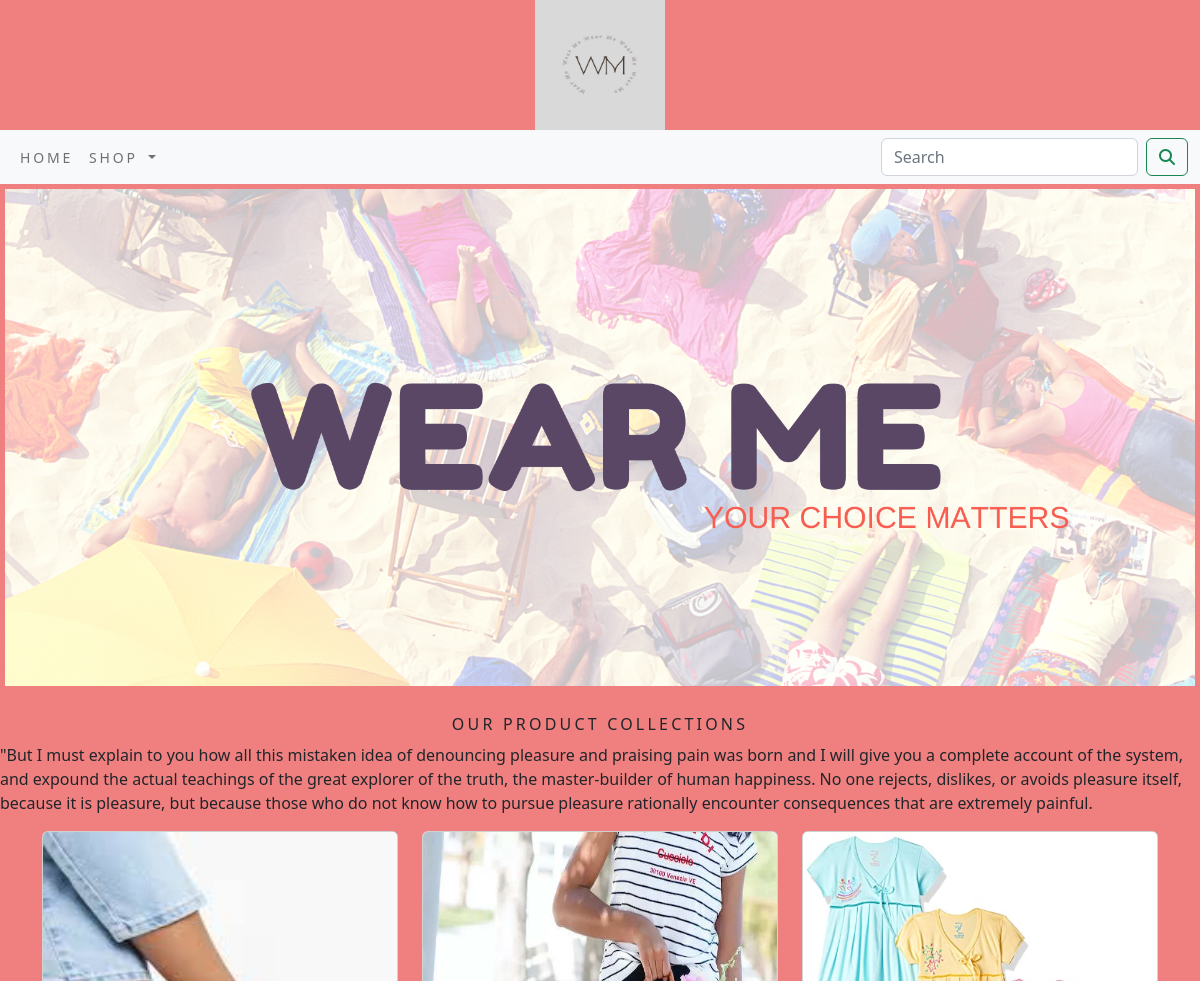
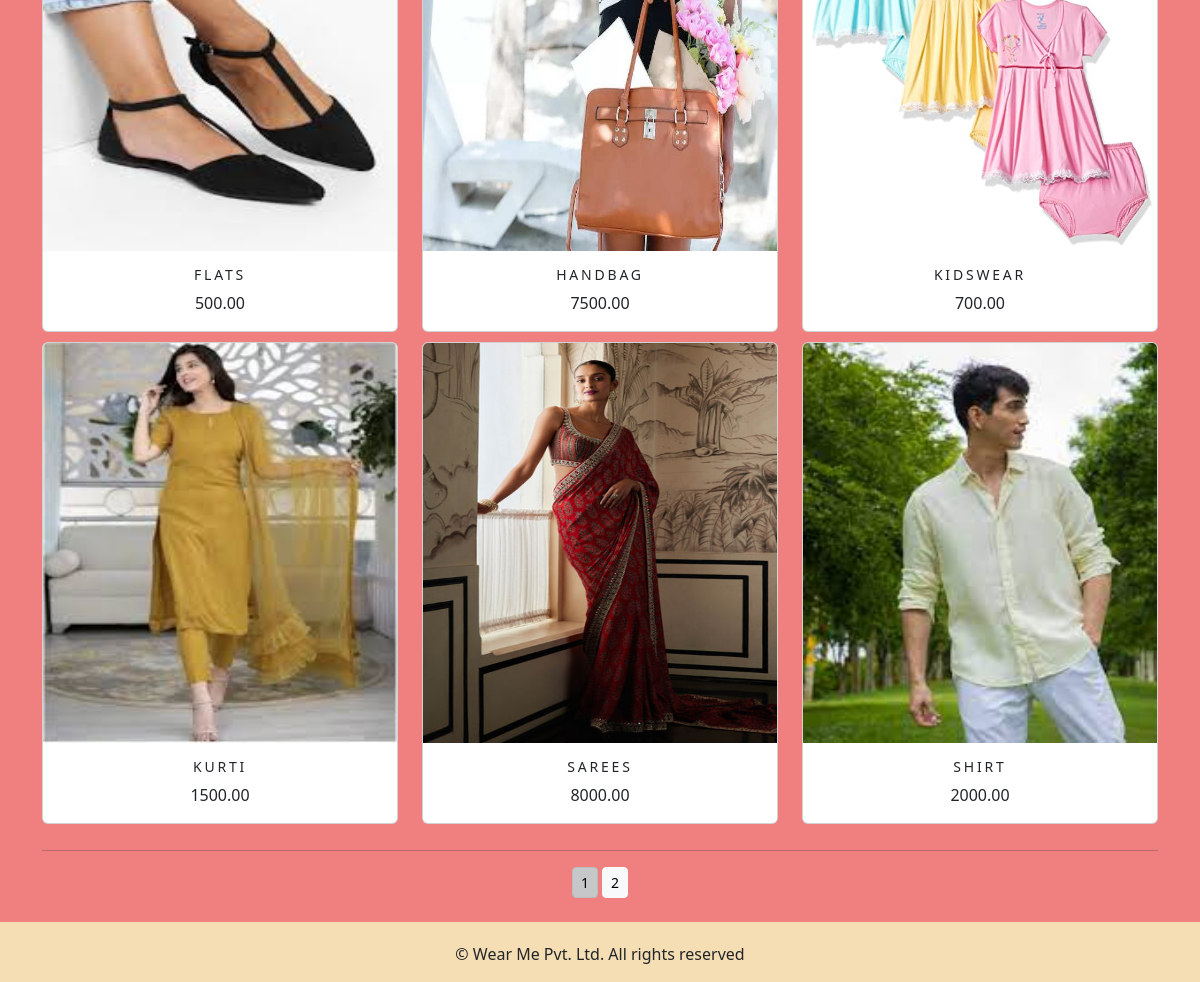
The app's page /shop/ with its own data (2 pictures, top to bottom).
### shop/models.py (models this page shows, shortened)
class Product(models.Model):
    name = models.CharField(max_length=250, unique=True)
    slug = models.SlugField(max_length=250, unique=True)
    description = models.TextField(blank=True)
    price = models.DecimalField(max_digits=10, decimal_places=2)
    category = models.ForeignKey(Category, on_delete=models.CASCADE)
    image = models.ImageField(upload_to='product', blank=True)
    stock = models.IntegerField()
    available = models.BooleanField(default=True)
    created = models.DateField(auto_now_add=True)
    updated = models.DateTimeField(auto_now=True)
    def get_url(self):
        return  reverse('shop:prodCatdetail',args=[self.category.slug,self.slug])
    class Meta:
        ordering = ('name',)
        verbose_name = 'product'
        verbose_name_plural = 'products'

### shop/views.py (the view)
# urls.py: path('',views.allProdCat,name='allProdCat'),
def allProdCat(request,c_slug=None):
    c_page=None
    products_list=None
    if c_slug!=None:
        c_page=get_object_or_404(Category,slug=c_slug)
        products_list=Product.objects.all().filter(category=c_page,available=True)
    else:
        products_list=Product.objects.all().filter(available=True)
    paginator=Paginator(products_list,6)
    try:
        page=int(request.GET.get('page','1'))
    except:
        page=1
    try:
        products=paginator.page(page)
    except (EmptyPage,InvalidPage):
        products=paginator.page(paginator.num_pages)
    return render(request,"category.html",{'category':c_page,'products':products})

### cart/context_processors.py (called while the page is built)
def counter(request):
    item_count=0
    if 'admin' in request.path:
        return {}
    else:
        try:
            cart=Cart.objects.filter(cart_id=_cart_id(request))
            car_items=CartItem.objects.all().filter(cart=cart[:1])
            for cart_item in car_items:
                item_count += cart_item.quantity
        except Cart.DoesNotExist:
            item_count =0
    return  dict(item_count=item_count)

### cart/views.py (called while the page is built)
def _cart_id(request):
    cart = request.session.session_key
    if not cart:
        cart = request.session.create()
    return cart

### shop/context_processors.py (called while the page is built)
def menu_links(request):
    links=Category.objects.all()
    return dict(menu_links=links)

### shop/models.py (called while the page is built)
    def get_url(self):
        return  reverse('shop:products_by_category',args=[self.slug])

### templates/category.html (shortened to what this page needs)
{% extends 'base.html' %}
{% load static %}
{% block content %}
<div class="mx-auto">
    {% if category %}
        <img class="my_image" src="{{category.image.url}}" alt="{{category.name}}">
</div>
    <br>
<div>
        <h1 class="text_center my_title">{{category.name}}</h1>
        <p class="text-justify">{{category.description}}</p>
</div>
    {% else %}
<div>
    <center>
        <img class="my_image my_image_padding" src="{% static 'pic/bannerr.png' %}" alt="Our products" width="1250px">
    </center>
</div>
<br>
<div>
    <h1 class="text-center my_title">Our product collections</h1>
    <p class="text-justify">"But I must explain to you how all this mistaken idea of denouncing pleasure and praising pain was born and I will give you a complete account of the system, and expound the actual teachings of the great explorer of the truth, the master-builder of human happiness. No one rejects, dislikes, or avoids pleasure itself, because it is pleasure, but because those who do not know how to pursue pleasure rationally encounter consequences that are extremely painful. </p>
</div>
    {% endif %}
<div class="container">
    <div class="row mx_auto">
        {% for product in products.object_list %}
        <div class="my_bottom_margin col-9 col-sm-12 col-md-4 col-lg-4">
            <div class="card text-center" style="min-width:18rem;">
                <a href="{{product.get_url}}"><img class="card-img-top my_image" style="height:25rem;" src="{{product.image.url}}" alt="{{product.name}}"></a>
                <div class="card-body" style="height:5rem;">
                    <h4>{{product.name}}</h4>
                    <p>{{product.price}}</p>
                </div>
            </div>
        </div>
        {% endfor %}
    </div>
    <div class="mx-auto">
        {% if products.paginator.num_pages > 1 %}
        <hr>
        <div class="text-center">
            {% for pg in products.paginator.page_range %}
                <a href="?page={{pg}}" class="btn btn-light btn-sm {% if products.number == pg %} active {% endif %}">{{pg}}</a>
            {% endfor %}
        </div>
        {% endif %}
    </div>
    <br>
</div>
{% endblock %}

### templates/base.html (shortened to what this page needs)
{% load static %}
<!DOCTYPE html>
<html lang="en">
<head>
    <link rel="stylesheet" href="{% static 'css/custom.css' %}">
    <link href="{% static 'css/bootstrap.min.css' %}" rel="stylesheet">
</head>
<body style="background-color:lightcoral;">
<div>
{% include 'header.html' %}
{% include 'navbar.html' %}
{% block content %}
{% endblock %}
    </div>
{% include 'footer.html' %}
</body>
</html>

### templates/header.html
{% load static %}
<header>
    <center>
        <a href="{% url 'shop:allProdCat' %}"> <img src="{% static 'pic/logoo.png' %}" alt="logimage" width="130px" height="130px"></a>
    </center>
</header>

### templates/navbar.html (shortened to what this page needs)
<nav class="navbar navbar-expand-lg bg-light">
  <div class="container-fluid">
    <div class="collapse navbar-collapse" id="navbarSupportedContent">
      <ul class="navbar-nav me-auto mb-2 mb-lg-0">
        <li class="nav-item">
          <a class="nav-link" href="#">Home</a>
        </li>
        <li class="nav-item dropdown {% if 'shop' in request.path %} active {% endif %}">
          <a class="nav-link dropdown-toggle" href="#" role="button" data-bs-toggle="dropdown" aria-expanded="false">
            Shop
          </a>
        </li>
      </ul>
      <form class="d-flex" action="{% url 'searchapp:SearchResult' %}" method="get">
        <input class="form-control me-2" type="search" placeholder="Search" name="q" aria-label="Search">
        <button class="btn btn-outline-success" type="submit"><i class="fa fa-search"></i></button>
      </form>
    </div>
  </div>
</nav>

### templates/footer.html
<div class="footer navbar-fixed-bottom my_footer">
    <p class="text-center">&copy; Wear Me Pvt. Ltd. All rights reserved</p>
</div>

### static/css/custom.css (style rules this page uses)
.nav-item { letter-spacing :.2em; font-size : 14px; text-transform : uppercase; }
.my_footer { background-color:wheat; height:60px; }
.my_footer p { padding-top:20px; font-size; }
.my_image { width:100%; height:auto; }
.my_title { font-size:16px; text-transform:uppercase; letter-spacing:.2em; }
.my_image_padding { padding:5px; }
.my_bottom_margin { margin-bottom:10px; }
.card-body h4 { font-size:14px; text-transform:uppercase; letter-spacing:.2em; }

### records on screen
Product: image (picture), name "FLATS", price "500.00"
Product: image (picture), name "HANDBAG", price "7500.00"
Product: image (picture), name "KIDSWEAR", price "700.00"
Product: image (picture), name "KURTI", price "1500.00"
Product: image (picture), name "SAREES", price "8000.00"
Product: image (picture), name "SHIRT", price "2000.00"

### other values on screen
{{ pg }} "1" "2"
